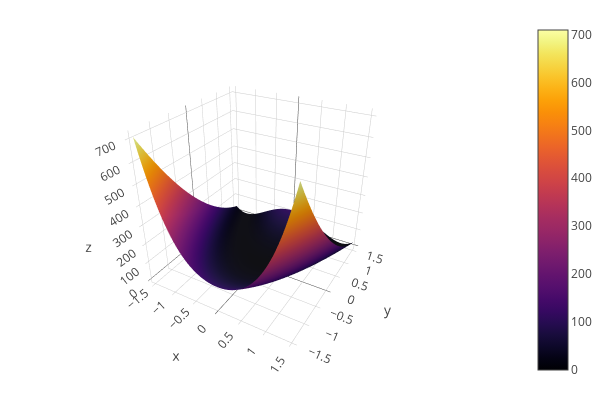

The notebook cell this image was saved under:
### Markdown cell above
# Non-linear Programming

JuMP also allows you to model more general [nonlinear problems (NLPs)](https://en.wikipedia.org/wiki/Nonlinear_programming).  To do this, you will want to use the macros `@NLobjective`, and `@NLconstraint`.  These can be combined with objectives and constraints we've already seen.

* JuMP's Introduction to solving NLPs [here](http://www.juliaopt.org/JuMP.jl/0.18/nlp.html)

## Example

Here, we'll look at the [Rosenbrock function](https://en.wikipedia.org/wiki/Rosenbrock_function)
$$
f(x,y) = (a-x)^2 + b(y-x^2)^2
$$
For $b>0$, this function has a global minimum at $(x,y) = (a,a^2)$, where $f(x,y) = 0$.

### Code cell
using Plots
plotlyjs()
a = 1.0
b = 50.0
f(x,y) = (a - x)^2 + b*(y - x^2)^2
n = 100
xs = ones(n)*linspace(-1.5,1.5,n)'
ys = linspace(-1.5,1.5,n)*ones(n)'
fs = f.(xs, ys)
surface(xs, ys, fs)

### Figure 1 — Plotly figure (JSON) as saved in the notebook; plotly's stock layout.template omitted (floating-point values rounded to 4 significant figures; data arrays with more than 128 entries replaced by an {"elided": "..."} marker saying what was removed)
{"data": [{"colorbar": {"title": ""}, "colorscale": [[0, "rgba(0, 0, 4, 1.000)"], [0.03448, "rgba(4, 3, 20, 1.000)"], [0.06897, "rgba(13, 8, 41, 1.000)"], [0.1034, "rgba(24, 12, 60, 1.000)"], [0.1379, "rgba(38, 12, 81, 1.000)"], [0.1724, "rgba(54, 9, 97, 1.000)"], [0.2069, "rgba(69, 10, 105, 1.000)"], [0.2414, "rgba(84, 15, 109, 1.000)"], [0.2759, "rgba(97, 19, 110, 1.000)"], [0.3103, "rgba(111, 25, 110, 1.000)"], [0.3448, "rgba(125, 30, 109, 1.000)"], [0.3793, "rgba(140, 35, 105, 1.000)"], [0.4138, "rgba(154, 40, 101, 1.000)"], [0.4483, "rgba(166, 45, 96, 1.000)"], [0.4828, "rgba(180, 51, 89, 1.000)"], [0.5172, "rgba(193, 58, 80, 1.000)"], [0.5517, "rgba(206, 67, 71, 1.000)"], [0.5862, "rgba(216, 76, 62, 1.000)"], [0.6207, "rgba(226, 87, 52, 1.000)"], [0.6552, "rgba(235, 100, 41, 1.000)"], [0.6897, "rgba(241, 115, 29, 1.000)"], [0.7241, "rgba(247, 130, 18, 1.000)"], [0.7586, "rgba(250, 144, 8, 1.000)"], [0.7931, "rgba(252, 161, 8, 1.000)"], [0.8276, "rgba(252, 178, 22, 1.000)"], [0.8621, "rgba(250, 196, 42, 1.000)"], [0.8966, "rgba(246, 213, 67, 1.000)"], [0.931, "rgba(243, 229, 93, 1.000)"], [0.9655, "rgba(242, 244, 130, 1.000)"], [1, "rgba(252, 255, 164, 1.000)"]], "name": "y1", "opacity": null, "showlegend": false, "showscale": true, "type": "surface", "x": {"elided": "100x100 float values"}, "xaxis": "x1", "y": {"elided": "100x100 float values"}, "yaxis": "y1", "z": {"elided": "100x100 float values"}}], "layout": {"annotations": [], "height": 400, "legend": {"bgcolor": "rgba(255, 255, 255, 1.000)", "bordercolor": "rgba(0, 0, 0, 1.000)", "font": {"color": "rgba(0, 0, 0, 1.000)", "family": "sans-serif", "size": 11}, "x": 1, "y": 1}, "margin": {"b": 20, "l": 0, "r": 0, "t": 20}, "paper_bgcolor": "rgba(255, 255, 255, 1.000)", "plot_bgcolor": "rgba(255, 255, 255, 1.000)", "scene": {"camera": {"eye": {"x": 1.126, "y": -1.95, "z": 1.3}}, "xaxis1": {"anchor": "y1", "domain": [0.06582, 0.9934], "gridcolor": "rgba(0, 0, 0, 0.100)", "gridwidth": 0.5, "linecolor": "rgba(0, 0, 0, 1.000)", "mirror": false, "range": [-1.5, 1.5], "showgrid": true, "showline": true, "showticklabels": true, "tickangle": 0, "tickcolor": "rgb(0, 0, 0)", "tickfont": {"color": "rgba(0, 0, 0, 1.000)", "family": "sans-serif", "size": 11}, "tickmode": "array", "ticks": "inside", "ticktext": ["-1.5", "-1.0", "-0.5", "0.0", "0.5", "1.0", "1.5"], "tickvals": [-1.5, -1, -0.5, 0, 0.5, 1, 1.5], "title": "", "titlefont": {"color": "rgba(0, 0, 0, 1.000)", "family": "sans-serif", "size": 15}, "type": "-", "visible": true, "zeroline": false, "zerolinecolor": "rgba(0, 0, 0, 1.000)"}, "yaxis1": {"anchor": "x1", "domain": [0.03762, 0.9902], "gridcolor": "rgba(0, 0, 0, 0.100)", "gridwidth": 0.5, "linecolor": "rgba(0, 0, 0, 1.000)", "mirror": false, "range": [-1.5, 1.5], "showgrid": true, "showline": true, "showticklabels": true, "tickangle": 0, "tickcolor": "rgb(0, 0, 0)", "tickfont": {"color": "rgba(0, 0, 0, 1.000)", "family": "sans-serif", "size": 11}, "tickmode": "array", "ticks": "inside", "ticktext": ["-1.5", "-1.0", "-0.5", "0.0", "0.5", "1.0", "1.5"], "tickvals": [-1.5, -1, -0.5, 0, 0.5, 1, 1.5], "title": "", "titlefont": {"color": "rgba(0, 0, 0, 1.000)", "family": "sans-serif", "size": 15}, "type": "-", "visible": true, "zeroline": false, "zerolinecolor": "rgba(0, 0, 0, 1.000)"}, "zaxis1": {"gridcolor": "rgba(0, 0, 0, 0.100)", "gridwidth": 0.5, "linecolor": "rgba(0, 0, 0, 1.000)", "mirror": false, "range": [0.01017, 709.4], "showgrid": true, "showline": true, "showticklabels": true, "tickangle": 0, "tickcolor": "rgb(0, 0, 0)", "tickfont": {"color": "rgba(0, 0, 0, 1.000)", "family": "sans-serif", "size": 11}, "tickmode": "array", "ticks": "inside", "ticktext": ["100", "200", "300", "400", "500", "600", "700"], "tickvals": [100, 200, 300, 400, 500, 600, 700], "title": "", "titlefont": {"color": "rgba(0, 0, 0, 1.000)", "family": "sans-serif", "size": 15}, "type": "-", "visible": true, "zeroline": false, "zerolinecolor": "rgba(0, 0, 0, 1.000)"}}, "showlegend": true, "width": 600}}
